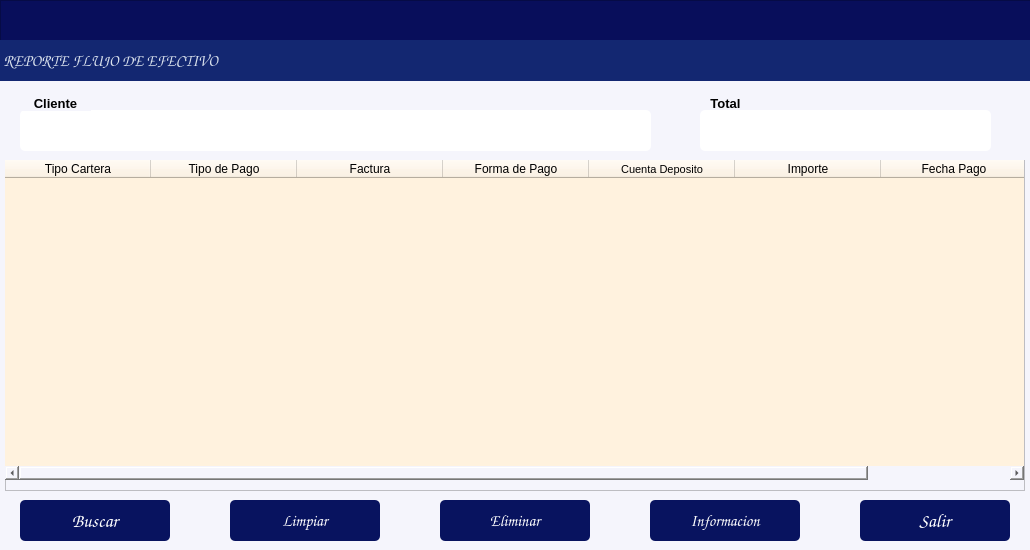
<?xml version="1.0" encoding="UTF-8"?>
<ui version="4.0">
 <class>formReporteIngresos</class>
 <widget class="QDialog" name="formReporteIngresos">
  <property name="windowModality">
   <enum>Qt::WindowModality::ApplicationModal</enum>
  </property>
  <property name="geometry">
   <rect>
    <x>0</x>
    <y>0</y>
    <width>1030</width>
    <height>550</height>
   </rect>
  </property>
  <property name="windowTitle">
   <string/>
  </property>
  <property name="styleSheet">
   <string notr="true">background-color: rgb(245, 245, 252);</string>
  </property>
  <property name="modal">
   <bool>true</bool>
  </property>
  <widget class="QLabel" name="label_3">
   <property name="geometry">
    <rect>
     <x>700</x>
     <y>90</y>
     <width>51</width>
     <height>21</height>
    </rect>
   </property>
   <property name="font">
    <font>
     <family>Arial</family>
     <pointsize>10</pointsize>
     <bold>true</bold>
    </font>
   </property>
   <property name="text">
    <string>Total</string>
   </property>
   <property name="alignment">
    <set>Qt::AlignmentFlag::AlignBottom|Qt::AlignmentFlag::AlignHCenter</set>
   </property>
  </widget>
  <widget class="QPushButton" name="btnBuscar">
   <property name="geometry">
    <rect>
     <x>20</x>
     <y>500</y>
     <width>150</width>
     <height>41</height>
    </rect>
   </property>
   <property name="font">
    <font>
     <family>Comic Sans MS</family>
     <pointsize>14</pointsize>
     <bold>true</bold>
    </font>
   </property>
   <property name="styleSheet">
    <string notr="true">background-color: rgb(8, 19, 95);
color: rgb(255, 255, 255);
border-radius:5px;</string>
   </property>
   <property name="text">
    <string>Buscar</string>
   </property>
   <property name="icon">
    <iconset>
     <normaloff>../iconos/Aha-Soft-Large-Seo-Search.512.png</normaloff>../iconos/Aha-Soft-Large-Seo-Search.512.png</iconset>
   </property>
   <property name="iconSize">
    <size>
     <width>30</width>
     <height>30</height>
    </size>
   </property>
  </widget>
  <widget class="QPushButton" name="btnLimpiar">
   <property name="geometry">
    <rect>
     <x>230</x>
     <y>500</y>
     <width>150</width>
     <height>41</height>
    </rect>
   </property>
   <property name="font">
    <font>
     <family>Comic Sans MS</family>
     <pointsize>12</pointsize>
     <bold>true</bold>
    </font>
   </property>
   <property name="styleSheet">
    <string notr="true">background-color: rgb(8, 19, 95);
color: rgb(255, 255, 255);
border-radius:5px;</string>
   </property>
   <property name="text">
    <string>Limpiar</string>
   </property>
   <property name="iconSize">
    <size>
     <width>30</width>
     <height>30</height>
    </size>
   </property>
  </widget>
  <widget class="QPushButton" name="btnEliminar">
   <property name="geometry">
    <rect>
     <x>440</x>
     <y>500</y>
     <width>150</width>
     <height>41</height>
    </rect>
   </property>
   <property name="font">
    <font>
     <family>Comic Sans MS</family>
     <pointsize>12</pointsize>
     <bold>true</bold>
    </font>
   </property>
   <property name="styleSheet">
    <string notr="true">background-color: rgb(8, 19, 95);
color: rgb(255, 255, 255);
border-radius:5px;
</string>
   </property>
   <property name="text">
    <string>Eliminar</string>
   </property>
   <property name="icon">
    <iconset>
     <normaloff>../iconos/eliminar.png</normaloff>../iconos/eliminar.png</iconset>
   </property>
   <property name="iconSize">
    <size>
     <width>30</width>
     <height>30</height>
    </size>
   </property>
  </widget>
  <widget class="QPushButton" name="btnBajar_info">
   <property name="geometry">
    <rect>
     <x>650</x>
     <y>500</y>
     <width>150</width>
     <height>41</height>
    </rect>
   </property>
   <property name="font">
    <font>
     <family>Comic Sans MS</family>
     <pointsize>12</pointsize>
     <bold>false</bold>
    </font>
   </property>
   <property name="styleSheet">
    <string notr="true">background-color: rgb(8, 19, 95);
color: rgb(255, 255, 255);
border-radius:5px;
</string>
   </property>
   <property name="text">
    <string>Informacion</string>
   </property>
   <property name="icon">
    <iconset>
     <normaloff>../iconos/descargar.png</normaloff>../iconos/descargar.png</iconset>
   </property>
   <property name="iconSize">
    <size>
     <width>30</width>
     <height>30</height>
    </size>
   </property>
  </widget>
  <widget class="QPushButton" name="btnSalir">
   <property name="geometry">
    <rect>
     <x>860</x>
     <y>500</y>
     <width>150</width>
     <height>41</height>
    </rect>
   </property>
   <property name="font">
    <font>
     <family>Comic Sans MS</family>
     <pointsize>14</pointsize>
     <bold>true</bold>
    </font>
   </property>
   <property name="focusPolicy">
    <enum>Qt::FocusPolicy::WheelFocus</enum>
   </property>
   <property name="styleSheet">
    <string notr="true">background-color: rgb(8, 19, 95);
color: rgb(255, 255, 255);
border-radius:5px;</string>
   </property>
   <property name="text">
    <string>Salir</string>
   </property>
   <property name="icon">
    <iconset>
     <normaloff>../iconos/salir.ico</normaloff>../iconos/salir.ico</iconset>
   </property>
   <property name="iconSize">
    <size>
     <width>30</width>
     <height>30</height>
    </size>
   </property>
  </widget>
  <widget class="QFrame" name="frame">
   <property name="geometry">
    <rect>
     <x>5</x>
     <y>160</y>
     <width>1020</width>
     <height>331</height>
    </rect>
   </property>
   <property name="frameShape">
    <enum>QFrame::Shape::StyledPanel</enum>
   </property>
   <property name="frameShadow">
    <enum>QFrame::Shadow::Raised</enum>
   </property>
   <widget class="QTableWidget" name="tblIngresos">
    <property name="geometry">
     <rect>
      <x>0</x>
      <y>0</y>
      <width>1019</width>
      <height>320</height>
     </rect>
    </property>
    <property name="sizePolicy">
     <sizepolicy hsizetype="Expanding" vsizetype="Expanding">
      <horstretch>2</horstretch>
      <verstretch>0</verstretch>
     </sizepolicy>
    </property>
    <property name="font">
     <font>
      <family>Arial Rounded MT</family>
      <pointsize>9</pointsize>
      <italic>false</italic>
      <bold>true</bold>
     </font>
    </property>
    <property name="cursor" stdset="0">
     <cursorShape>PointingHandCursor</cursorShape>
    </property>
    <property name="styleSheet">
     <string notr="true">background-color: rgb(255, 242, 222);
font: 700 9pt &quot;Arial Rounded MT&quot;;
border-radius:5px;</string>
    </property>
    <property name="frameShadow">
     <enum>QFrame::Shadow::Plain</enum>
    </property>
    <property name="lineWidth">
     <number>2</number>
    </property>
    <property name="editTriggers">
     <set>QAbstractItemView::EditTrigger::AnyKeyPressed|QAbstractItemView::EditTrigger::EditKeyPressed|QAbstractItemView::EditTrigger::SelectedClicked</set>
    </property>
    <property name="alternatingRowColors">
     <bool>true</bool>
    </property>
    <property name="showGrid">
     <bool>false</bool>
    </property>
    <property name="gridStyle">
     <enum>Qt::PenStyle::DashLine</enum>
    </property>
    <property name="wordWrap">
     <bool>false</bool>
    </property>
    <property name="cornerButtonEnabled">
     <bool>true</bool>
    </property>
    <attribute name="horizontalHeaderVisible">
     <bool>true</bool>
    </attribute>
    <attribute name="horizontalHeaderMinimumSectionSize">
     <number>20</number>
    </attribute>
    <attribute name="horizontalHeaderDefaultSectionSize">
     <number>146</number>
    </attribute>
    <attribute name="verticalHeaderMinimumSectionSize">
     <number>20</number>
    </attribute>
    <column>
     <property name="text">
      <string>Tipo Cartera</string>
     </property>
    </column>
    <column>
     <property name="text">
      <string>Tipo de Pago</string>
     </property>
    </column>
    <column>
     <property name="text">
      <string>Factura</string>
     </property>
    </column>
    <column>
     <property name="text">
      <string>Forma de Pago</string>
     </property>
    </column>
    <column>
     <property name="text">
      <string>Cuenta Deposito</string>
     </property>
     <property name="font">
      <font>
       <family>Arial</family>
       <pointsize>8</pointsize>
      </font>
     </property>
    </column>
    <column>
     <property name="text">
      <string>Importe</string>
     </property>
    </column>
    <column>
     <property name="text">
      <string>Fecha Pago</string>
     </property>
    </column>
   </widget>
  </widget>
  <widget class="QFrame" name="frame_4">
   <property name="geometry">
    <rect>
     <x>0</x>
     <y>0</y>
     <width>1031</width>
     <height>81</height>
    </rect>
   </property>
   <property name="maximumSize">
    <size>
     <width>16777215</width>
     <height>16777215</height>
    </size>
   </property>
   <property name="styleSheet">
    <string notr="true">background-color: rgb(8, 14, 91);</string>
   </property>
   <property name="frameShape">
    <enum>QFrame::Shape::StyledPanel</enum>
   </property>
   <property name="frameShadow">
    <enum>QFrame::Shadow::Raised</enum>
   </property>
   <widget class="QLabel" name="label_10">
    <property name="geometry">
     <rect>
      <x>0</x>
      <y>40</y>
      <width>1041</width>
      <height>41</height>
     </rect>
    </property>
    <property name="font">
     <font>
      <family>Comic Sans MS</family>
      <pointsize>12</pointsize>
      <bold>true</bold>
     </font>
    </property>
    <property name="styleSheet">
     <string notr="true">color: rgb(255, 255, 255);
background-color: rgb(19, 39, 113);
color: rgb(255, 78, 2);
color: rgb(216, 224, 236);</string>
    </property>
    <property name="text">
     <string> REPORTE FLUJO DE EFECTIVO</string>
    </property>
    <property name="alignment">
     <set>Qt::AlignmentFlag::AlignLeading|Qt::AlignmentFlag::AlignLeft|Qt::AlignmentFlag::AlignVCenter</set>
    </property>
   </widget>
  </widget>
  <widget class="QLineEdit" name="txtTotal">
   <property name="geometry">
    <rect>
     <x>700</x>
     <y>110</y>
     <width>291</width>
     <height>41</height>
    </rect>
   </property>
   <property name="font">
    <font>
     <family>Comic Sans MS</family>
     <pointsize>12</pointsize>
    </font>
   </property>
   <property name="styleSheet">
    <string notr="true">background-color: rgb(255, 255, 255);
border-radius:5px;</string>
   </property>
   <property name="alignment">
    <set>Qt::AlignmentFlag::AlignCenter</set>
   </property>
   <property name="readOnly">
    <bool>true</bool>
   </property>
  </widget>
  <widget class="QLineEdit" name="txt_form_flujo">
   <property name="geometry">
    <rect>
     <x>20</x>
     <y>110</y>
     <width>631</width>
     <height>41</height>
    </rect>
   </property>
   <property name="font">
    <font>
     <family>Comic Sans MS</family>
     <pointsize>12</pointsize>
    </font>
   </property>
   <property name="styleSheet">
    <string notr="true">background-color: rgb(255, 255, 255);
border-radius:5px;</string>
   </property>
   <property name="alignment">
    <set>Qt::AlignmentFlag::AlignCenter</set>
   </property>
   <property name="readOnly">
    <bool>true</bool>
   </property>
  </widget>
  <widget class="QLabel" name="lbl_form_flujo">
   <property name="geometry">
    <rect>
     <x>20</x>
     <y>90</y>
     <width>71</width>
     <height>21</height>
    </rect>
   </property>
   <property name="font">
    <font>
     <family>Arial</family>
     <pointsize>10</pointsize>
     <bold>true</bold>
    </font>
   </property>
   <property name="text">
    <string>Cliente</string>
   </property>
   <property name="alignment">
    <set>Qt::AlignmentFlag::AlignBottom|Qt::AlignmentFlag::AlignHCenter</set>
   </property>
  </widget>
 </widget>
 <resources/>
 <connections/>
</ui>
